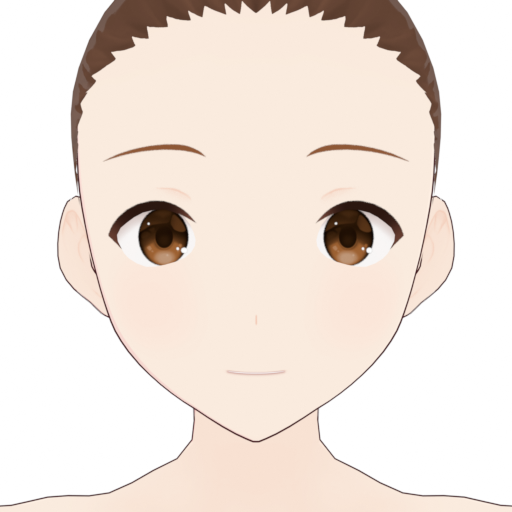
#> input picture experiments/anime_face_detector/inputs/master_face_front.png, 512 x 512 px
$ python make_comparison.py --input ../inputs/master_face_front.png
#> lines starting #> are read from the running program, lines starting #| are printed output that depends on the picture
"""3-way 비교 이미지 생성: 입력 / 마스터 baseline / 마스터 적용 후"""
import sys, argparse
from PIL import Image, ImageDraw

def make_3way(varco, baseline, after, out):
#> called with varco = '../inputs/master_face_front.png'
    W, H = 512, 512
    canvas_w = W * 3 + 40
    canvas_h = H + 60
    canvas = Image.new("RGB", (canvas_w, canvas_h), (240, 240, 245))
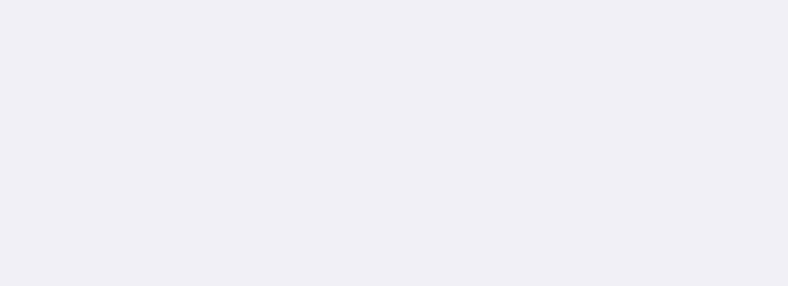
#> canvas: PIL image 1576x572 RGB (shown at 1/2 size); mean R, G, B 240, 240, 245
    draw = ImageDraw.Draw(canvas)
    labels = [("Input (target)", varco), ("Master baseline", baseline), ("Master AFTER apply", after)]
    for i, (lab, path) in enumerate(labels):
        img = Image.open(path).convert("RGB").resize((W, H))
        canvas.paste(img, (i * (W + 20) + 10, 50))
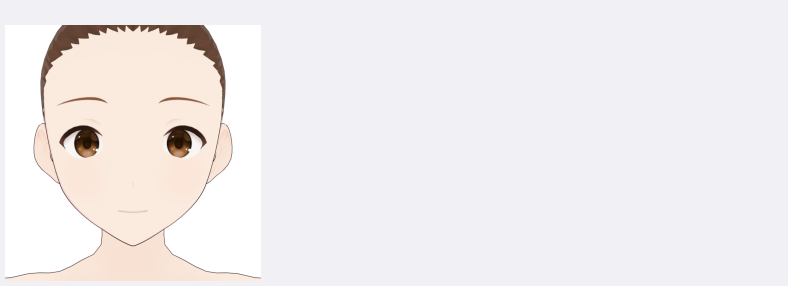
#> canvas: PIL image 1576x572 RGB (shown at 1/2 size); mean R, G, B 240, 236.8, 238
        draw.rectangle((i*(W+20)+10, 10, i*(W+20)+10+W, 45), fill=(40, 40, 60))
        draw.text((i*(W+20)+25, 18), lab, fill=(255, 255, 255))
    canvas.save(out)
    print(f"✓ Comparison saved: {out}")


if __name__ == "__main__":
    p = argparse.ArgumentParser()
    p.add_argument("--input")
    p.add_argument("--baseline")
    p.add_argument("--after")
    p.add_argument("--out")
    args = p.parse_args()
#> (the run stopped early here; a loop or call above may not have finished)
